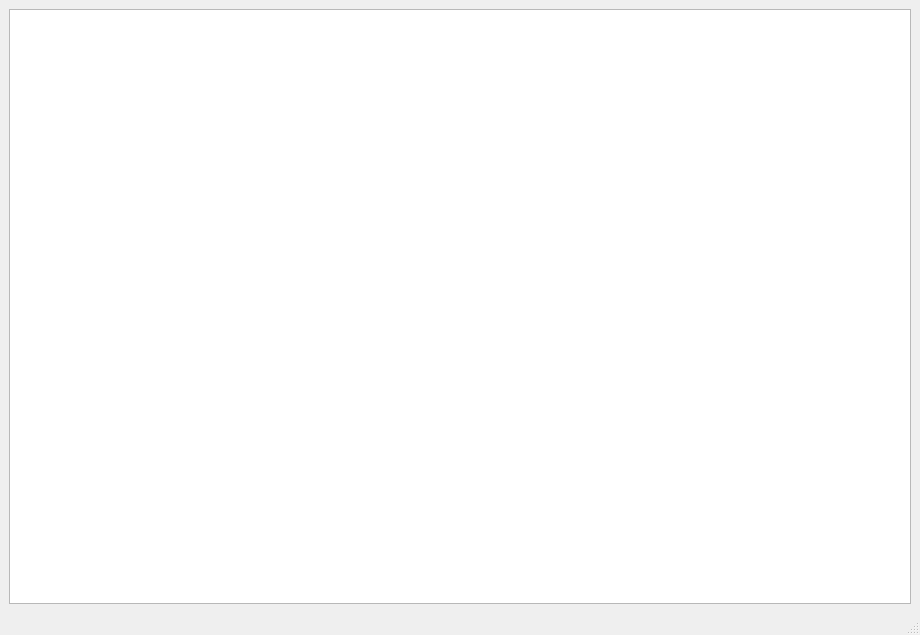
<?xml version="1.0" encoding="UTF-8"?>
<ui version="4.0">
 <class>MainWindow</class>
 <widget class="QMainWindow" name="MainWindow">
  <property name="geometry">
   <rect>
    <x>0</x>
    <y>0</y>
    <width>920</width>
    <height>635</height>
   </rect>
  </property>
  <property name="windowTitle">
   <string>MainWindow</string>
  </property>
  <widget class="QWidget" name="centralwidget">
   <layout class="QGridLayout" name="gridLayout">
    <item row="0" column="0">
     <widget class="QGraphicsView" name="graphicsView"/>
    </item>
   </layout>
  </widget>
  <widget class="QMenuBar" name="menubar">
   <property name="geometry">
    <rect>
     <x>0</x>
     <y>0</y>
     <width>920</width>
     <height>25</height>
    </rect>
   </property>
  </widget>
  <widget class="QStatusBar" name="statusbar"/>
 </widget>
 <resources/>
 <connections/>
</ui>
